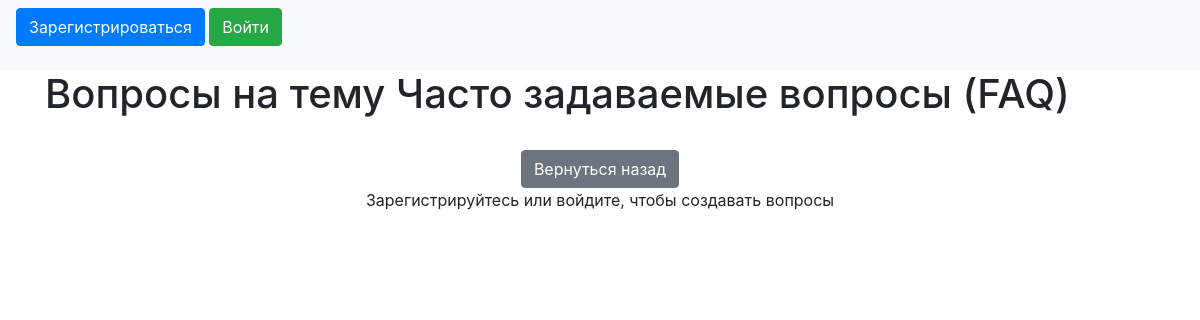
The app's page /questions/1, older data.
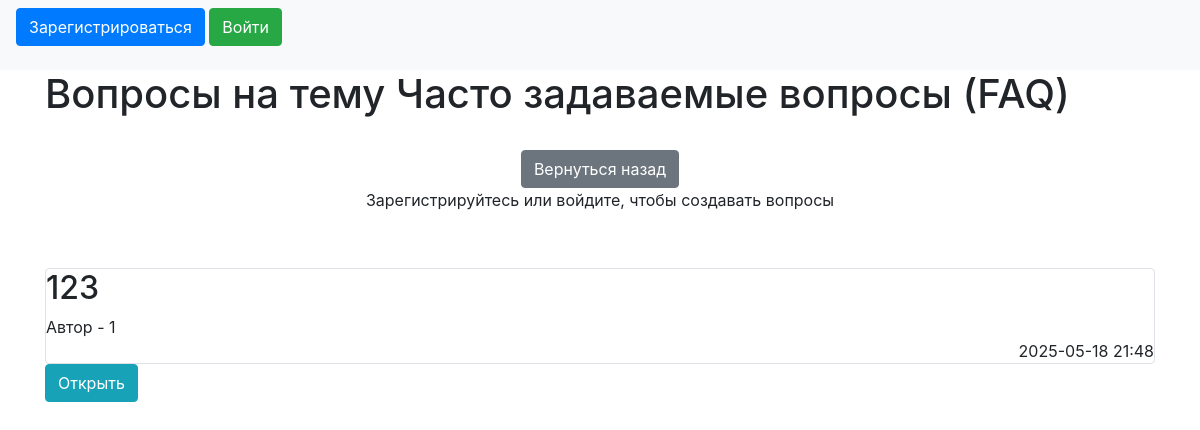
The same page, newer data.
### data/questions.py (models this page shows)
class Questions(SqlAlchemyBase):
    __tablename__ = 'Questions'
    id = sqlalchemy.Column(sqlalchemy.Integer,
                        primary_key=True, autoincrement=True)
    title = sqlalchemy.Column(sqlalchemy.String, nullable=True)
    content = sqlalchemy.Column(sqlalchemy.String, nullable=True)
    author = sqlalchemy.Column(sqlalchemy.String, nullable=True)
    datetime = sqlalchemy.Column(sqlalchemy.String, nullable=True)
    catalog_id = sqlalchemy.Column(sqlalchemy.Integer, nullable=True)
    question_id = sqlalchemy.Column(sqlalchemy.Integer, nullable=True)
    user_id = sqlalchemy.Column(sqlalchemy.Integer, nullable=True)

### main.py (the view)
@app.route('/questions/<catalog_id>')
def questions(catalog_id):
    global user
    try:
        db_sess = db_session.create_session()
        questions = db_sess.query(Questions).filter(Questions.catalog_id == catalog_id).all()
        return render_template('questions.html', catalog_id=catalog_id, user=user, questions=questions, title="Вопросы")
    except:
        return render_template('questions.html', catalog_id=catalog_id, user="", questions=questions, title="Вопросы")

### data/db_session.py (called while the page is built)
def create_session() -> Session:
    global __factory
    return __factory()

### templates/questions.html (shortened to what this page needs)
{% extends "base.html" %}
{% block content %}
{% set list = [("Часто задаваемые вопросы (FAQ)", "Ответы на самые популярные вопросы."), ("Домашние задания", "Решения и ответы на школьные задания, тесты, контрольные.")] %}
    <h1>Вопросы на тему {{ list[(catalog_id | int) - 1][0] }}</h1>
<br>
<div align="center">
    <a align="center" class="btn btn-secondary" href="/">Вернуться назад</a>
    {% if current_user.is_authenticated %}
        <a align="center" class="btn btn-primary" href="/create_question/{{ catalog_id }}">Создать вопрос</a>
    {% else %}
    <p>
        <a>Зарегистрируйтесь или войдите, чтобы создавать вопросы</a>
    </p>
    {% endif %}
</div>
<br>
{% for item in questions%}
<p>
<div class="col-md6 border rounded">
    <h2>{{item.title}}</h2>
    <div>
        Автор - {{item.author}}
    </div>
    <div align="right">
        {{item.datetime}}
    </div>
</div>
    <a class="btn btn-info" href="/questions/{{catalog_id}}/{{loop.index}}">Открыть</a>
</p>
{% endfor %}
{% endblock %}

### templates/base.html (shortened to what this page needs)
<!doctype html>
<html lang="en">
<head>
    <link rel="stylesheet"
          href="https://stackpath.bootstrapcdn.com/bootstrap/4.4.1/css/bootstrap.min.css"
>
</head>
<body>
<header>
    <nav class="navbar navbar-light bg-light">
        {% if current_user.is_authenticated %}
            <a class="navbar-brand" href="#">{{current_user.name}}</a>
            <a align="right" class="btn btn-info" href="/my_questions">Мои вопросы</a>
            <a align="right" class="btn btn-success" href="/logout">Выйти</a>
        {% else %}
        <p>
            <a class="btn btn-primary " href="/register">Зарегистрироваться</a>
            <a class="btn btn-success" href="/login">Войти</a>
        </p>
        {% endif %}
    </nav>
</header>
<main role="main" class="container">
    {% block content %}{% endblock %}
</main>
</body>
</html>

Row changes from the older to the newer data that the page shows:
added Questions: title "123", author "1", datetime "2025-05-18 21:48"
